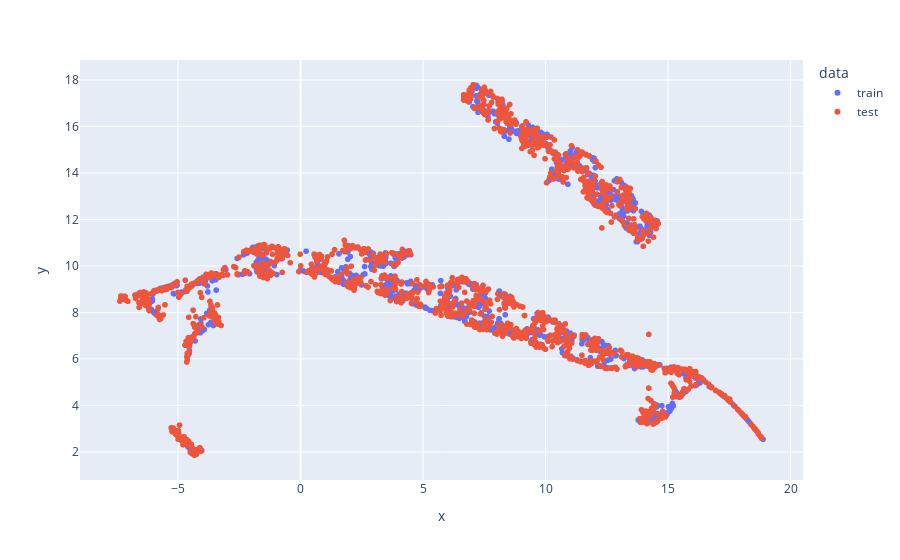

Notebook cell for this chart:
### Code cell
warnings.filterwarnings(action='ignore', category=FutureWarning)
train_plot_df = umap_df.drop(columns=[TARGET])
train_plot_df['data'] = 'train'
test_plot_df = pd.DataFrame(
    data=reducer.transform(X=test_df[numerical_columns]),
    columns=['x', 'y']
)
test_plot_df['data'] = 'test'
plot_df = pd.concat(objs=[train_plot_df, test_plot_df])
express.scatter(
    data_frame=plot_df,
    x='x',
    y='y',
    color='data'
).show()

### Figure 1 — Plotly figure (JSON) as saved in the notebook; plotly's stock layout.template omitted (floating-point values rounded to 4 significant figures; data arrays with more than 128 entries replaced by an {"elided": "..."} marker saying what was removed)
{"data": [{"hovertemplate": "data=train<br>x=%{x}<br>y=%{y}<extra></extra>", "legendgroup": "train", "marker": {"color": "#636efa", "symbol": "circle"}, "mode": "markers", "name": "train", "showlegend": true, "type": "scattergl", "x": {"elided": "1460 float values"}, "xaxis": "x", "y": {"elided": "1460 float values"}, "yaxis": "y"}, {"hovertemplate": "data=test<br>x=%{x}<br>y=%{y}<extra></extra>", "legendgroup": "test", "marker": {"color": "#EF553B", "symbol": "circle"}, "mode": "markers", "name": "test", "showlegend": true, "type": "scattergl", "x": {"elided": "1459 float values"}, "xaxis": "x", "y": {"elided": "1459 float values"}, "yaxis": "y"}], "layout": {"legend": {"title": {"text": "data"}, "tracegroupgap": 0}, "margin": {"t": 60}, "xaxis": {"anchor": "y", "domain": [0, 1], "title": {"text": "x"}}, "yaxis": {"anchor": "x", "domain": [0, 1], "title": {"text": "y"}}}}
